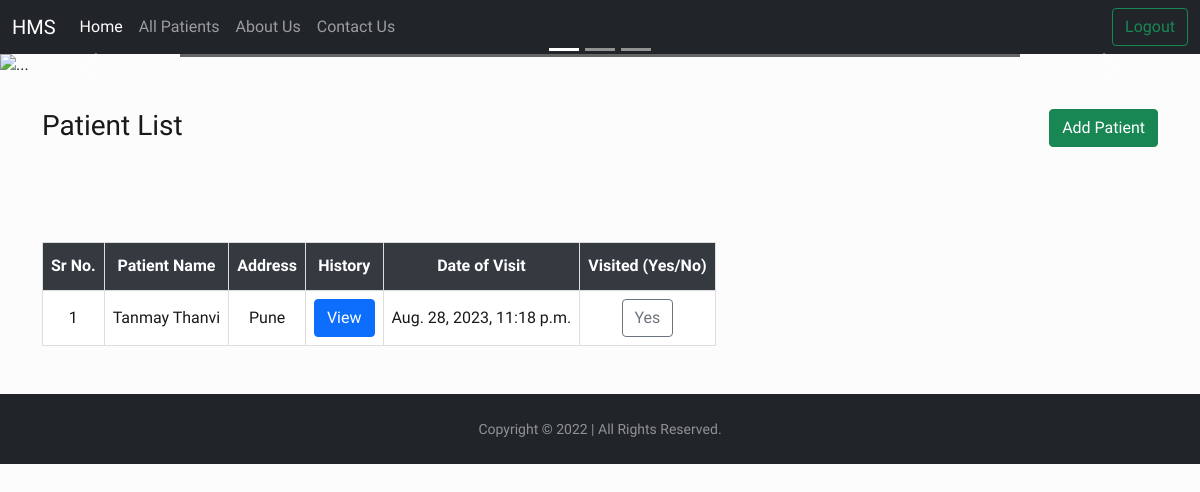
The page /patient/ on the database its author committed.
### patient/models.py (models this page shows)
class Patient(models.Model):
   name = models.CharField(max_length=300)
   gender = models.CharField(max_length=10)
   email = models.EmailField(null=True,blank=True)
   address = models.TextField(null=True,blank=True)
   date_of_Birth = models.DateField(null=True,blank=True)
   height = models.IntegerField(default=0)
   weight = models.IntegerField(default=0)
   reason = models.TextField(null=True,blank=True)
   notvisited = models.BooleanField(default=True)
   dateofvisit = models.DateTimeField(null=True,blank=True)
   def __str__(self):
    return self.name

### patient/views.py (the view)
# urls.py: path('',views.home,name="home"),
def home(request):
    allpatients = Patient.objects.filter(notvisited=True)
    allhistorys = History.objects.all()
    params = {'allpatients':allpatients,'allhistorys':allhistorys}
    return render(request,'dashboard.html',params)

### templates/dashboard.html (shortened to what this page needs)
<!doctype html>
<html lang="en">
<head>
    <link href="https://cdn.jsdelivr.net/npm/bootstrap@5.1.3/dist/css/bootstrap.min.css" rel="stylesheet"
>
    <link rel="stylesheet" type="text/css" href="https://cdn.datatables.net/v/dt/dt-1.11.5/datatables.min.css" />
</head>
<body>
    <nav class="navbar navbar-expand-lg navbar-dark bg-dark">
        <div class="container-fluid">
            <a class="navbar-brand" href="{% url 'home' %}">HMS</a>
            <div class="collapse navbar-collapse" id="navbarSupportedContent">
                <ul class="navbar-nav me-auto mb-2 mb-lg-0">
                    <li class="nav-item">
                        <a class="nav-link active" aria-current="page" href="{% url 'home' %}">Home</a>
                    </li>
                    <li class="nav-item">
                        <a class="nav-link" href="{% url 'allpatients' %}">All Patients</a>
                    </li>
                    <li class="nav-item">
                        <a class="nav-link" href="{% url 'about' %}">About Us</a>
                    </li>
                    <li class="nav-item">
                        <a class="nav-link" href="{% url 'contact' %}">Contact Us</a>
                    </li>
                </ul>
                <button type="button" class="btn btn-outline-success" data-bs-toggle="modal"
                    data-bs-target="#exampleModal">
                    Logout
                </button>
            </div>
        </div>
    </nav>
    <div id="carouselExampleCaptions" class="carousel slide" data-bs-ride="carousel">
        <div class="carousel-indicators">
            <button type="button" data-bs-target="#carouselExampleCaptions" data-bs-slide-to="0" class="active"
                aria-current="true" aria-label="Slide 1"></button>
            <button type="button" data-bs-target="#carouselExampleCaptions" data-bs-slide-to="1"
                aria-label="Slide 2"></button>
            <button type="button" data-bs-target="#carouselExampleCaptions" data-bs-slide-to="2"
                aria-label="Slide 3"></button>
        </div>
        <div class="carousel-inner">
            <div class="carousel-item active">
                <img src="https://source.unsplash.com/random/1500x500/?hospital" class="d-block w-100" alt="...">
                <div class="carousel-caption d-none d-md-block" style="background-color: black;opacity: 0.6;">
                </div>
            </div>
        </div>
        <button class="carousel-control-prev" type="button" data-bs-target="#carouselExampleCaptions"
            data-bs-slide="prev">
            <span class="carousel-control-prev-icon" aria-hidden="true"></span>
        </button>
        <button class="carousel-control-next" type="button" data-bs-target="#carouselExampleCaptions"
            data-bs-slide="next">
            <span class="carousel-control-next-icon" aria-hidden="true"></span>
        </button>
    </div>
    <div class="container" style="margin-top: 2rem;">
        <div style="margin: 20px 0px;">
            <h3 style="display: inline;">Patient List</h2>
                <a href="{% url 'addpatient' %}">
                    <button style="float: right;" class="btn btn-success">Add Patient</button>
                </a>
        </div>
        <table id="dataTable" style="text-align: center;margin-top: 100px;">
            <thead>
                <tr>
                    <th style="text-align: center;">Sr No.</th>
                    <th style="text-align: center;">Patient Name</th>
                    <th style="text-align: center;">Address</th>
                    <th style="text-align: center;">History</th>
                    <th style="text-align: center;">Date of Visit</th>
                    <th style="text-align: center;">Visited (Yes/No)</th>
                </tr>
            </thead>
            <tbody>
                {% for i in allpatients %}
                <tr>
                    <td>{{forloop.counter}}</td>
                    <td>{{i.name}}</td>
                    <td>{{i.address}}</td>
                    <td>
                        <center><button type="button" class="btn btn-primary" data-bs-toggle="modal"
                                data-bs-target="#exampleModal{{i.id}}">
                                View
                            </button></center>
                    </td>
                    <td>{{i.dateofvisit}}</td>
                    <td>
                        <center>
                            <form action="{% url 'visited' %}" method="post">
                                <button type="submit" class="btn btn-outline-secondary">Yes</button>
                            </form>
                        </center>
                    </td>
                </tr>
                {% endfor %}
            </tbody>
        </table>
    </div>
    <footer id="sticky-footer" class="flex-shrink-0 py-4 bg-dark text-white-50" style="margin-top: 3rem ;">
        <div class="container text-center">
            <small>Copyright &copy; 2022 | All Rights Reserved.</small>
        </div>
    </footer>
</body>
</html>

### templates/dashboard.html (style rules this page uses)
* { margin: 0; padding: 0; box-sizing: border-box; }
html, body { height: 100%; }
body { background: #fdfcfc; color: rgba(0, 0, 0, 0.9); font-family: "Work Sans", sans-serif; font-size: 16px; line-height: 1.4; }
#dataTable td, #dataTable th { border: 1px solid #ddd; padding: 8px; }
#dataTable tr { transition: transform 0.3s ease-in-out; }
#dataTable tr:nth-child(odd) { background-color: white; }
#dataTable th { padding-top: 12px; padding-bottom: 12px; text-align: left; background-color: #343a40; color: white; }

### rows shown on the page
Patient: name "Tanmay Thanvi", address "Pune", dateofvisit "Aug. 28, 2023, 11:18 p.m."
